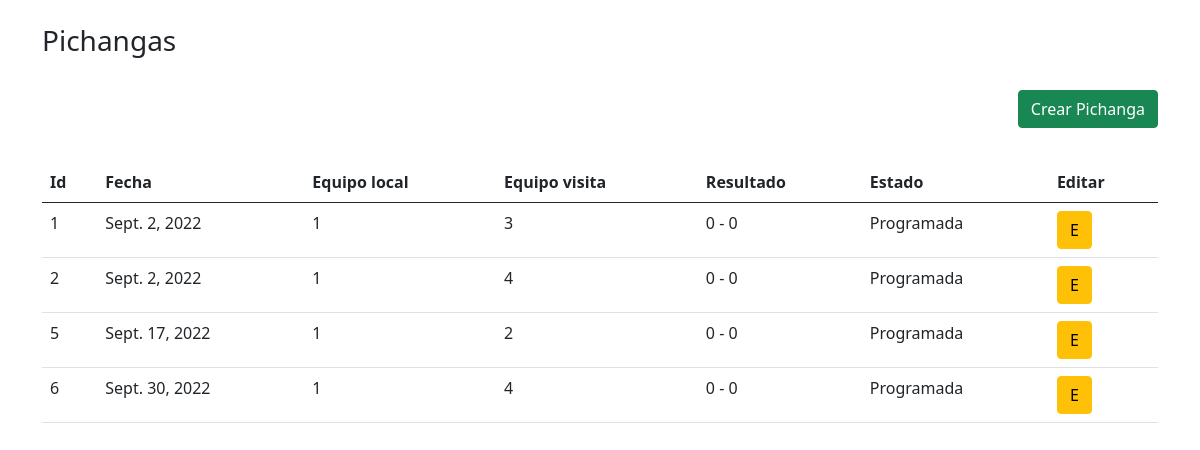
The app's page /pichangasApp/dashboard with its own data.
### pichangasApp/models.py (models this page shows)
class pichanga_app(models.Model):
    fecha = models.DateField(default=datetime.date.today)
    marcador_local = models.CharField(max_length=128,default='0')
    marcador_visita = models.CharField(max_length=128,default='0')
    equipo_local = models.CharField(max_length=128,default='0')
    equipo_visita = models.CharField(max_length=128,default='0')
    estadoPichanga = models.CharField(max_length=128,default='Programada')

### pichangasApp/views.py (the view)
# urls.py: path('dashboard',views.dashboard,name='dashboard'),
def dashboard(request):
    pichangas_totales = pichanga_app.objects.all()
    pichangas_equipo = []
    pichangas_locales = pichanga_app.objects.filter(equipo_local='1')
    for pichanga in pichangas_locales:
        pichangas_equipo.append(pichanga)
    pichangas_visitante = pichanga_app.objects.filter(equipo_visita='1')
    for pichanga in pichangas_visitante:
        pichangas_equipo.append(pichanga)
    return render(request,'pichangasApp/dashboard.html',{
        'objPichanga':pichangas_equipo,
    })

### pichangasApp/templates/pichangasApp/dashboard.html (shortened to what this page needs)
<!DOCTYPE html>
<html>
    <head>
        <link href="https://cdn.jsdelivr.net/npm/bootstrap@5.0.2/dist/css/bootstrap.min.css" rel="stylesheet">
    </head>
    <body>
        <div class="container">
            <br>
            <h3>Pichangas</h3>
            <br>
            <div class="float-end">
                <a class="btn btn-success" href="{% url 'pichangasApp:nuevaPichanga' %}">Crear Pichanga</a>
            </div>
            <br>
            <br>
            <br>
            <table class="table">
                <thead>
                    <th>Id</th>
                    <th>Fecha</th>
                    <th>Equipo local</th>
                    <th>Equipo visita</th>
                    <th>Resultado</th>
                    <th>Estado</th>
                    <th>Editar</th>
                </thead>
                <tbody>
                    {% for pichanga in objPichanga %}
                    <tr>
                        <td>{{ pichanga.id }}</td>
                        <td>{{ pichanga.fecha }}</td>
                        <td>{{ pichanga.equipo_local }}</td>
                        <td>{{ pichanga.equipo_visita }}</td>
                        <td>{{ pichanga.marcador_local }} - {{ pichanga.marcador_visita }}</td>
                        <td>{{ pichanga.estadoPichanga }}</td>
                        <td><a class="btn btn-warning" href="{% url 'pichangasApp:editarPichanga' pichanga.id %}">E</a></td>
                    </tr>
                    {% endfor %}
                </tbody>
            </table>
        </div>
    </body>
</html>

### records on screen
pichanga_app: id "1", fecha "Sept. 2, 2022", equipo_local "1", equipo_visita "3", marcador_local "0", marcador_visita "0", estadoPichanga "Programada"
pichanga_app: id "2", fecha "Sept. 2, 2022", equipo_local "1", equipo_visita "4", marcador_local "0", marcador_visita "0", estadoPichanga "Programada"
pichanga_app: id "5", fecha "Sept. 17, 2022", equipo_local "1", equipo_visita "2", marcador_local "0", marcador_visita "0", estadoPichanga "Programada"
pichanga_app: id "6", fecha "Sept. 30, 2022", equipo_local "1", equipo_visita "4", marcador_local "0", marcador_visita "0", estadoPichanga "Programada"
